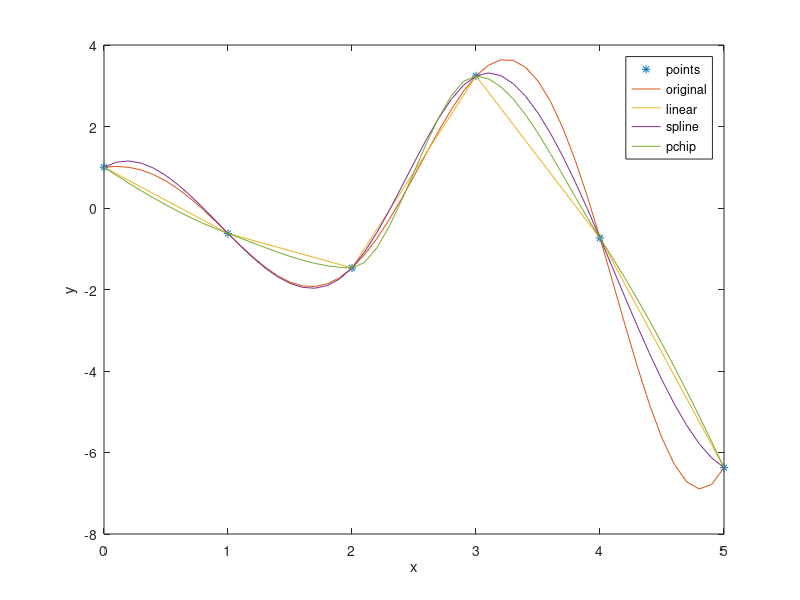

MATLAB code for this plot:
clc
clear

%x ve y sorudaki değerler. x1 çizim için x değerleridir. f orijinal
%fonksiyondur.
x=0:5;
x1=0:0.1:5;
y=[1 -0.6242 -1.4707 3.2406 -0.7366 -6.3717];
f=(1.5.^x1).*cos(2*x1);
%interp1'in default hali linear fit yapıyor. sırayla linear spline ve pchip
%metodlarını kullanıp her x1 için y değerlerini buldum sonra sırayla
%çizdirdim
yL=interp1(x,y,x1);
yS=interp1(x,y,x1,"spline");
yP=interp1(x,y,x1,"pchip");

plot(x,y,"*")
hold on
plot(x1,f)
plot(x1,yL)
plot(x1,yS)
plot(x1,yP)
legend("points","original","linear","spline","pchip")
ylabel("y")
xlabel("x")

